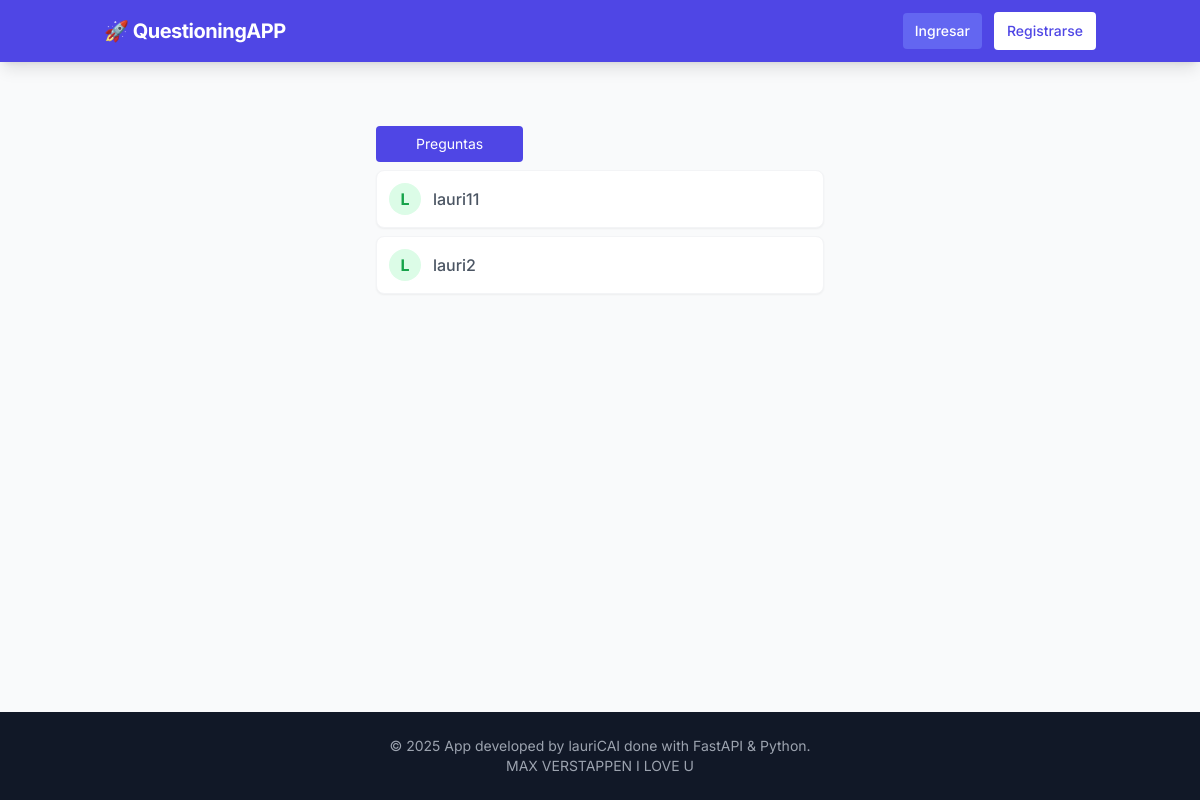
The page / on the database its author committed.
### app/models.py (models this page shows)
class User(SQLModel, table=True):
    id: Optional[int] = Field(default=None, primary_key=True)
    username: str = Field(index=True)
    email: str
    password: str  # Por ahora en texto plano (luego aprenderemos a encriptar)

### app/main.py (the view)
@app.get("/", response_class=HTMLResponse)
async def read_root(request: Request, session: Session = Depends(get_session)):
    statement = select(User)
    users = session.exec(statement).all()
    return templates.TemplateResponse("index.html", {
        "request": request,
        "usuarios": users  # Pasamos la lista REAL de objetos a la plantilla
    })

### app/templates/index.html (shortened to what this page needs)
{% extends "base.html" %}
{% block content %}
<div class="max-w-md mx-auto text-center mt-10">
 <div class="flex space-x-4 items-center">
    <a href="/question" class="text-sm bg-indigo-600 hover:bg-indigo-800 text-white px-10 py-2 rounded transition ">
        Preguntas
    </a>
</div>
  <ul class="space-y-2">
    {% for usuario in usuarios %}
    <li class="my-2 flex items-center bg-white p-3 rounded-lg shadow-sm border border-gray-100">
        <div class=" m+1 h-8 w-8 rounded-full bg-green-100 text-green-600 flex items-center justify-center font-bold mr-3">
            {{ usuario.username[0] | upper }} </div>
        <div class="flex flex-col ">
            <span class="font-medium text-gray-600">{{ usuario.username }}</span>
        </div>
    </li>
    {% else %}
    <li class="p-3 text-gray-500 italic">No hay amigos registrados aún.</li>
    {% endfor %}
</ul>
</div>
{% endblock %}

### app/templates/base.html (style rules this page uses)
body { font-family: 'Inter', sans-serif; }

### rows shown on the page
User: username "L", username "lauri11"
User: username "L", username "lauri2"
